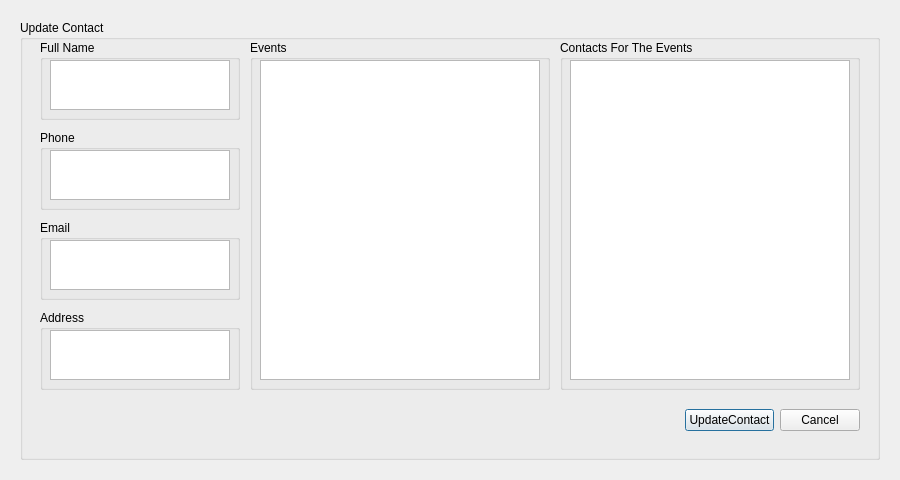
<?xml version="1.0" encoding="UTF-8"?>
<ui version="4.0">
 <class>ContactsUpdateWindow</class>
 <widget class="QDialog" name="ContactsUpdateWindow">
  <property name="geometry">
   <rect>
    <x>0</x>
    <y>0</y>
    <width>900</width>
    <height>480</height>
   </rect>
  </property>
  <property name="minimumSize">
   <size>
    <width>900</width>
    <height>480</height>
   </size>
  </property>
  <property name="maximumSize">
   <size>
    <width>900</width>
    <height>480</height>
   </size>
  </property>
  <property name="windowTitle">
   <string>Dialog</string>
  </property>
  <widget class="QGroupBox" name="UpdateContactBox">
   <property name="geometry">
    <rect>
     <x>20</x>
     <y>20</y>
     <width>860</width>
     <height>440</height>
    </rect>
   </property>
   <property name="title">
    <string>Update Contact</string>
   </property>
   <widget class="QGroupBox" name="FullNameBox">
    <property name="geometry">
     <rect>
      <x>20</x>
      <y>20</y>
      <width>200</width>
      <height>80</height>
     </rect>
    </property>
    <property name="title">
     <string>Full Name</string>
    </property>
    <widget class="QPlainTextEdit" name="FullNamePlainTextEdit">
     <property name="geometry">
      <rect>
       <x>10</x>
       <y>20</y>
       <width>180</width>
       <height>50</height>
      </rect>
     </property>
    </widget>
   </widget>
   <widget class="QGroupBox" name="PhoneBox">
    <property name="geometry">
     <rect>
      <x>20</x>
      <y>110</y>
      <width>200</width>
      <height>80</height>
     </rect>
    </property>
    <property name="title">
     <string>Phone</string>
    </property>
    <widget class="QPlainTextEdit" name="PhonePlainTextEdit">
     <property name="geometry">
      <rect>
       <x>10</x>
       <y>20</y>
       <width>180</width>
       <height>50</height>
      </rect>
     </property>
    </widget>
   </widget>
   <widget class="QGroupBox" name="EmailBox">
    <property name="geometry">
     <rect>
      <x>20</x>
      <y>200</y>
      <width>200</width>
      <height>80</height>
     </rect>
    </property>
    <property name="title">
     <string>Email</string>
    </property>
    <widget class="QPlainTextEdit" name="EmailPlainTextEdit">
     <property name="geometry">
      <rect>
       <x>10</x>
       <y>20</y>
       <width>180</width>
       <height>50</height>
      </rect>
     </property>
    </widget>
   </widget>
   <widget class="QGroupBox" name="AddressBox">
    <property name="geometry">
     <rect>
      <x>20</x>
      <y>290</y>
      <width>200</width>
      <height>80</height>
     </rect>
    </property>
    <property name="title">
     <string>Address</string>
    </property>
    <widget class="QPlainTextEdit" name="AddressPlainTextEdit">
     <property name="geometry">
      <rect>
       <x>10</x>
       <y>20</y>
       <width>180</width>
       <height>50</height>
      </rect>
     </property>
    </widget>
   </widget>
   <widget class="QGroupBox" name="EventsBox">
    <property name="geometry">
     <rect>
      <x>230</x>
      <y>20</y>
      <width>300</width>
      <height>350</height>
     </rect>
    </property>
    <property name="title">
     <string>Events</string>
    </property>
    <widget class="QTableView" name="EventsTableView">
     <property name="geometry">
      <rect>
       <x>10</x>
       <y>20</y>
       <width>280</width>
       <height>320</height>
      </rect>
     </property>
    </widget>
   </widget>
   <widget class="QGroupBox" name="ContactsForTheEventsBox">
    <property name="geometry">
     <rect>
      <x>540</x>
      <y>20</y>
      <width>300</width>
      <height>350</height>
     </rect>
    </property>
    <property name="title">
     <string>Contacts For The Events</string>
    </property>
    <widget class="QTableView" name="ContactsForTheEventsTableView">
     <property name="geometry">
      <rect>
       <x>10</x>
       <y>20</y>
       <width>280</width>
       <height>320</height>
      </rect>
     </property>
    </widget>
   </widget>
   <widget class="QWidget" name="horizontalLayoutWidget">
    <property name="geometry">
     <rect>
      <x>20</x>
      <y>380</y>
      <width>820</width>
      <height>40</height>
     </rect>
    </property>
    <layout class="QHBoxLayout" name="HorizontalLayout">
     <item>
      <spacer name="HorizontalSpacer">
       <property name="orientation">
        <enum>Qt::Horizontal</enum>
       </property>
       <property name="sizeHint" stdset="0">
        <size>
         <width>40</width>
         <height>20</height>
        </size>
       </property>
      </spacer>
     </item>
     <item>
      <widget class="QPushButton" name="UpdateContactButton">
       <property name="text">
        <string>UpdateContact</string>
       </property>
      </widget>
     </item>
     <item>
      <widget class="QPushButton" name="CancelButton">
       <property name="text">
        <string>Cancel</string>
       </property>
      </widget>
     </item>
    </layout>
   </widget>
  </widget>
 </widget>
 <resources/>
 <connections/>
</ui>
